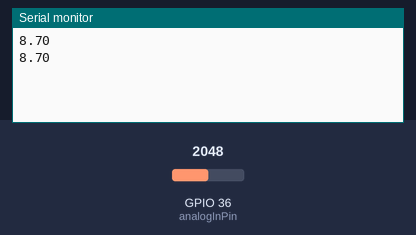
A program run on a simulated ESP32. On the bench: the last lines printed to the serial monitor. The test bench sets the inputs (shaded band); at power-on: GPIO 36 (analogInPin) = 2048.

Above: at 1.8 s.
1.9 s: GPIO 36 (analogInPin) set to 2866
At 2.8 s:
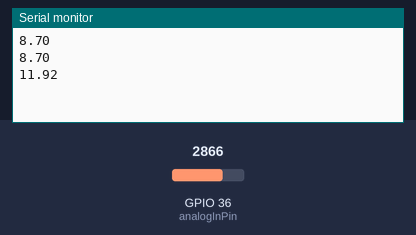
3.4 s: GPIO 36 (analogInPin) set to 3603
At 4.6 s:
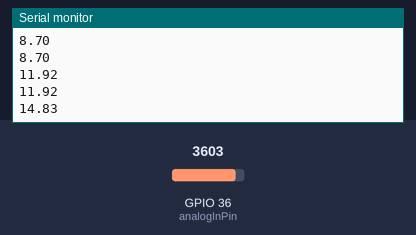
Timing chart, 0 to 6.4 s (numbered marks = the images above; inputs shaded):
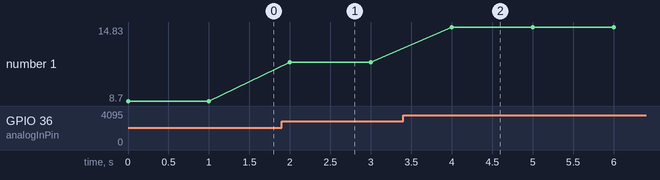

The program:

main.cpp
```cpp
#include <Arduino.h> //You can comment this line if you use Arduino IDE

#define analogInPin 36  //ESP32 GPIO 36 (ADC 0)

int sensorValue = 0;  // value read from the ADC0

void setup() {
  // initialize serial communication at 115200
  Serial.begin(115200);
}


float read_analogvolt()
{
  // read the analog in value
  sensorValue = analogRead(analogInPin);

  //3.328 is voltage reference value
  //4095 is ESP32 ADC resolution
  float temp = (sensorValue*3.328)/4095.0;

  /*
  Because this voltage sensor is using voltage divider then
  R1 = 30k
  R2 = 7.5k
  */

  float Vin = temp / (7500.0/(30000.0+7500.0));
  Vin= Vin*0.9704 + 0.622; //Corection or calibration factor with power supply voltmeter indicator

  return Vin;
}

void loop() {

  Serial.println(read_analogvolt());

  delay(1000);
}
```

Measured:
- after the input at 1.9 s, the serial monitor: prints a new line after 0.10 s (image 1)
- after the input at 3.4 s, the serial monitor: prints a new line after 0.60 s (image 2)
- plotted number 1: 8.7 → 11.92 after the input at 1.9 s, 11.92 → 14.83 after the input at 3.4 s
